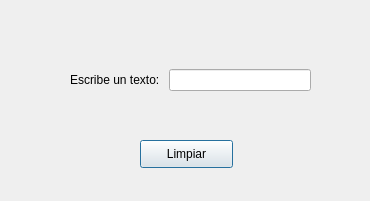
<?xml version="1.0" encoding="UTF-8"?>
<ui version="4.0">
 <class>Dialog</class>
 <widget class="QDialog" name="Dialog">
  <property name="geometry">
   <rect>
    <x>0</x>
    <y>0</y>
    <width>370</width>
    <height>201</height>
   </rect>
  </property>
  <property name="windowTitle">
   <string>Dialog</string>
  </property>
  <widget class="QPushButton" name="pushButton">
   <property name="geometry">
    <rect>
     <x>140</x>
     <y>140</y>
     <width>93</width>
     <height>28</height>
    </rect>
   </property>
   <property name="text">
    <string>Limpiar</string>
   </property>
  </widget>
  <widget class="QWidget" name="horizontalLayoutWidget">
   <property name="geometry">
    <rect>
     <x>70</x>
     <y>40</y>
     <width>241</width>
     <height>80</height>
    </rect>
   </property>
   <layout class="QHBoxLayout" name="horizontalLayout">
    <item>
     <widget class="QLabel" name="label">
      <property name="text">
       <string>Escribe un texto: </string>
      </property>
     </widget>
    </item>
    <item>
     <widget class="QLineEdit" name="lineEdit"/>
    </item>
   </layout>
  </widget>
 </widget>
 <resources/>
 <connections>
  <connection>
   <sender>pushButton</sender>
   <signal>clicked()</signal>
   <receiver>lineEdit</receiver>
   <slot>clear()</slot>
   <hints>
    <hint type="sourcelabel">
     <x>194</x>
     <y>150</y>
    </hint>
    <hint type="destinationlabel">
     <x>203</x>
     <y>76</y>
    </hint>
   </hints>
  </connection>
 </connections>
</ui>
